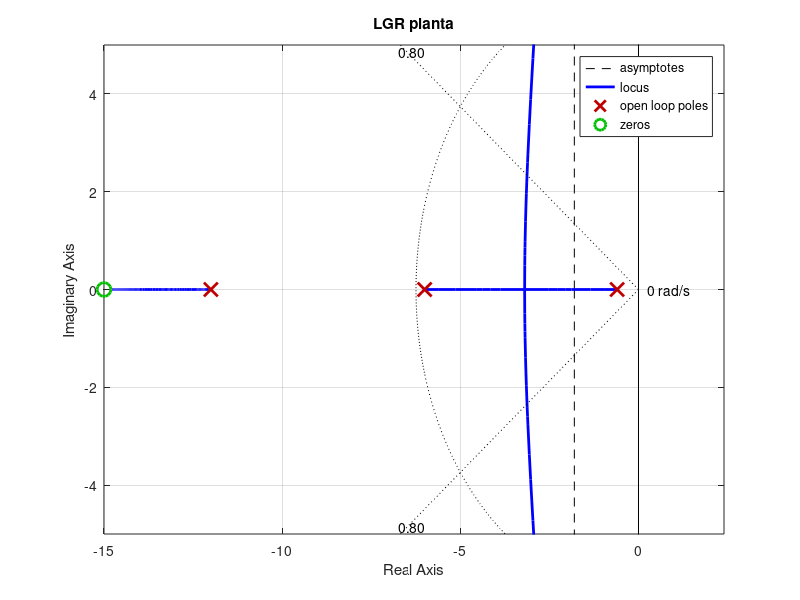

MATLAB code for this plot: (Note: this script raises an error after producing the figure.)
%% Limpieza

close all;
clear;
clc;

%% Definicion del sistema

% Variable de Laplace
s =tf('s');
G = (550*(s+15))/((s+0.6)*(s+6)*(s+12));
H = 1;

% Obtén los datos del numerador y denominador
[num, den] = tfdata(G, 'v');

% Almacena los coeficientes en variables separadas
G_num = num;
G_den = den;

polos_LA = pole(G*H);
ceros_LA = zero(G*H);


%% Especificaciones

Mp = 1.5/100;
ts = 0.8;

xi = sqrt((log(Mp)^2)/(pi^2+log(Mp)^2));
Wn = (4)/(xi*ts);

%% Polos deseados

Pd1 = -xi*Wn + 1i * Wn * sqrt(1-xi^2);
Pd2 = -xi*Wn - 1i * Wn * sqrt(1-xi^2);

%% LGR Planta vs Polos deseados

figure('Name','LGR Planta');
rlocus(G*H);
axis([-15 1 -5 5]);
sgrid (xi,Wn);
title('LGR planta');

%% Diseno del controlador

% Parametro b
b_adelanto = abs(real(polos_LA(3)));

% Distancias

Pd1_real = abs(real(Pd1));
Pd1_imag = abs(imag(Pd1));

polo_LA_1_real = abs(real(polos_LA(1)));
polo_LA_2_real = abs(real(polos_LA(2)));
polo_LA_3_real = abs(real(polos_LA(3)));

% Angulos
theta1 = 180 - atan2d(Pd1_imag,Pd1_real-polo_LA_3_real);
theta2 = atan2d(Pd1_imag,polo_LA_2_real-Pd1_real);
theta3 = atan2d(Pd1_imag,polo_LA_1_real-Pd1_real);

% Criterio del argumento

critArg = 0 - (theta1+theta2+theta3);

alpha = -180-critArg;

fprintf('El angulo a aportar por el compensador es: %.4f\n',alpha);
disp('');

% Angulos del compensador

gamma = 180 - theta1;
betha = 180 - gamma - alpha;

% Distancias para calcular a_adelanto

h = (Pd1_imag)/(sind(betha));
y = cosd(betha)*h;

a_adelanto = y + Pd1_real;

G_comp_adelanto_sin_K = (s+b_adelanto)/(s+a_adelanto);

%% Ajuste de ganancia

% Ganancia rlocfind

[K_rlocfind,polos_LC] = rlocfind(G_comp_adelanto_sin_K*G*H,Pd1);

%% Representacion sistema controlado

figure('Name','Control 1 concelacion en -0.6');
rlocus(G_comp_adelanto_sin_K*G*H);
axis([-15 1 -5 5]);
sgrid (xi,Wn);
title('Controlador 1 cancelacion -0.6');
hold on;

%% Cancelacion en s = -6

% Parametro b2
b_adelanto2 = abs(real(polos_LA(2)));

% Angulos del compensador

gamma2 = 180 - theta2;
betha2 = 180 - gamma2 - alpha;

% Distancias para calcular a_adelanto

h2 = (Pd1_imag)/(sind(betha2));
y2 = cosd(betha2)*h;

a_adelanto2 = y2 + Pd1_real;

G_comp_adelanto_sin_K2 = (s+b_adelanto2)/(s+a_adelanto2);

% Ajuste de ganancia

% Ganancia rlocfind

[K_rlocfind2,polos_LC2] = rlocfind(G_comp_adelanto_sin_K2*G*H,Pd1);

% Representacion sistema controlado

figure('Name','Control 1 concelacion en -6');
rlocus(G_comp_adelanto_sin_K2*G*H);
axis([-15 1 -5 5]);
sgrid (xi,Wn);
title('Controlador 1 cancelacion -6');
hold on;


%% Funcion de transferencia LC compensador 1

fdt_LC = feedback(K_rlocfind*G_comp_adelanto_sin_K*G,H);

polos_LC = pole(fdt_LC);
ceros_LC = zero(fdt_LC);

%% Funcion de transferencia LC compensador 2

fdt_LC2 = feedback(K_rlocfind2*G_comp_adelanto_sin_K2*G,H);

polos_LC2 = pole(fdt_LC2);
ceros_LC2 = zero(fdt_LC2);


%% Respuesta de los dos sistemas ante respuesta escalon unitario

% Step

figure('Name','Respuesta ante entrada escalon unitario')

% Controlador 1
subplot(1,2,1);
step(fdt_LC,'b');
hold on;
% Referecias de interes
axis([0 1.5 -1 2]);
plot([-1 5],[1+Mp 1+Mp],'r--');
plot([-1 5],[1.2 1.2],'g--');
plot([-1 5],[0.98 0.98],'g--');
plot([ts ts],[-1 2],'k--');
title('Controlador 1 cancelacion -0.6');
hold on;

% Controlador 2
subplot(1,2,2);
step(fdt_LC2,'b');
hold on;
% Referecias de interes
axis([0 1.5 -1 2]);
plot([-1 5],[1+Mp 1+Mp],'r--');
plot([-1 5],[1.2 1.2],'g--');
plot([-1 5],[0.98 0.98],'g--');
plot([ts ts],[-1 2],'k--');
title('Controlador 2 cancelacion -6');

fprintf(['- En ningun caso se cumplen las especificaciones\n - La amplitud' ...
    ' de la senal.\n - Aumentar la ganancia\n']);


%% mas ganancia


figure('Name','Respuestas con diferentes ganancias');

% Configuración del subplot
ganancias = 15:2:25; % Factores de ganancia a usar
numGanancias = length(ganancias);

for i = 1:numGanancias
    % Calcular la ganancia
    factor = ganancias(i);
    ganancia = K_rlocfind2 * factor;
    fdt_temp = feedback(ganancia * G_comp_adelanto_sin_K2 * G, H);

    % Subplot para cada ganancia
    subplot(2, 3, i);
    step(fdt_temp);
    hold on;
    axis([0 1.5 -1 2]);
    plot([-1 5], [1 + Mp 1 + Mp], 'r--'); % Línea del sobreimpulso
    plot([-1 5], [1.02 1.02], 'g--');    % Tolerancia superior
    plot([-1 5], [0.98 0.98], 'g--');    % Tolerancia inferior
    plot([ts ts], [-1 2], 'k--');        % Línea del tiempo de asentamiento
    title(['Ganancia = ', num2str(ganancia)]);
end

sgtitle('Respuesta a escalón para diferentes ganancias');


% Incluiria una ganacia o implementaria un controlador PID, con la ganancia
% tendriamos que reconsiderar las especificaciones como el MP


%% Respuesta en frecuencia

% Control 1 cancelacion en -0.6

comp_1_lc = feedback(G_comp_adelanto_sin_K*G,H);

figure('Name','Control 1 cancelacion en -0.6')
subplot(1,2,1);
bode ( comp_1_lc );
grid on;
title('Bode');
hold on;

% Margen de Ganancia y Fase

% "Bode"
subplot(1,2,2);
margin(comp_1_lc);
grid on;

% Guarda valores
[MG, MF, wcg, wcf]=margin(comp_1_lc);

MG_db = 20*log10(MG);

anchoBanda1 = bandwidth (comp_1_lc);

fprintf('El MG es: %.4f\n',MG_db);
disp('');
fprintf('Wcg se encuentra en: %.4f rad/s\n',wcg);
disp('');
fprintf('El MF es: %.4f\n',MF);
disp('');
fprintf('Wcf se encuentra en: %.4f rad/s\n',wcf);
disp('');
fprintf('Ancho de banda 1: %.4f rad/s\n',anchoBanda1);
disp('');

% Crear el título con los valores calculados
titulo1 = sprintf('MG = %.2f dB, MF = %.2f°, Ancho de Banda = %.2f rad/s', ...
    MG_db, MF, anchoBanda1);
% Asignar el título a la gráfica
title(titulo1);


% Control 2 cancelacion en -6

comp_2_lc = feedback(G_comp_adelanto_sin_K2*G,H);

figure('Name','Control 2 cancelacion en -6')
subplot(1,2,1);
bode ( comp_2_lc );
grid on;
title('Bode');
hold on;

% Margen de Ganancia y Fase

% margin
subplot(1,2,2);
margin(comp_2_lc);
grid on;


% Guarda valores
[MG2, MF2, wcg2, wcf2]=margin(comp_2_lc);

MG_db2 = 20*log10(MG2);

anchoBanda2 = bandwidth (comp_2_lc);

% Crear el título con los valores calculados
titulo2 = sprintf('MG = %.2f dB, MF = %.2f°, Ancho de Banda = %.2f rad/s', ...
    MG_db2, MF2, anchoBanda2);
% Asignar el título a la gráfica
title(titulo2);

fprintf('El MG es: %.4f\n',MG_db2);
disp('');
fprintf('Wcg se encuentra en: %.4f rad/s\n',wcg2);
disp('');
fprintf('El MF es: %.4f\n',MF2);
disp('');
fprintf('Wcf se encuentra en: %.4f rad/s\n',wcf2);
disp('');
fprintf('Ancho de banda 2: %.4f rad/s\n',anchoBanda2);
disp('');


%% Resumen

fprintf('\n● El angulo a aportar por el compensador es: %.4f\n', alpha);
fprintf('\n● El MG es: %s\n', 'Inf');
fprintf('● Wcg se encuentra en: %s rad/s\n', 'Inf');
fprintf('● El MF es: %.4f\n', MF);
fprintf('● Wcf se encuentra en: %.4f rad/s\n', wcf);
fprintf('● Ancho de banda 1: %.4f rad/s\n\n', anchoBanda1);

fprintf('● El MG2 es: %s\n', 'Inf');
fprintf('● Wcg se encuentra en: %s rad/s\n', 'Inf');
fprintf('● El MF2 es: %.4f\n', MF2);
fprintf('● Wcf2 se encuentra en: %.4f rad/s\n', wcf2);
fprintf('● Ancho de banda 2: %.4f rad/s\n\n', anchoBanda2);

fprintf(['● El sistema tiene un MG = infinito en los dos casos ya que la ' ...
    'Fase\n']);
fprintf(['  total del sistema controlado no disminuye en ningun momento de ' ...
    '-180\n']);
fprintf(['  grados, podrian soportar aumentos de ganancia significativos ' ...
    'sin llegar a\n']);
fprintf('  la inestabilidad.\n\n');













                                                                                                                                                                                                                                                                                                                                                                                                                                                                                                    